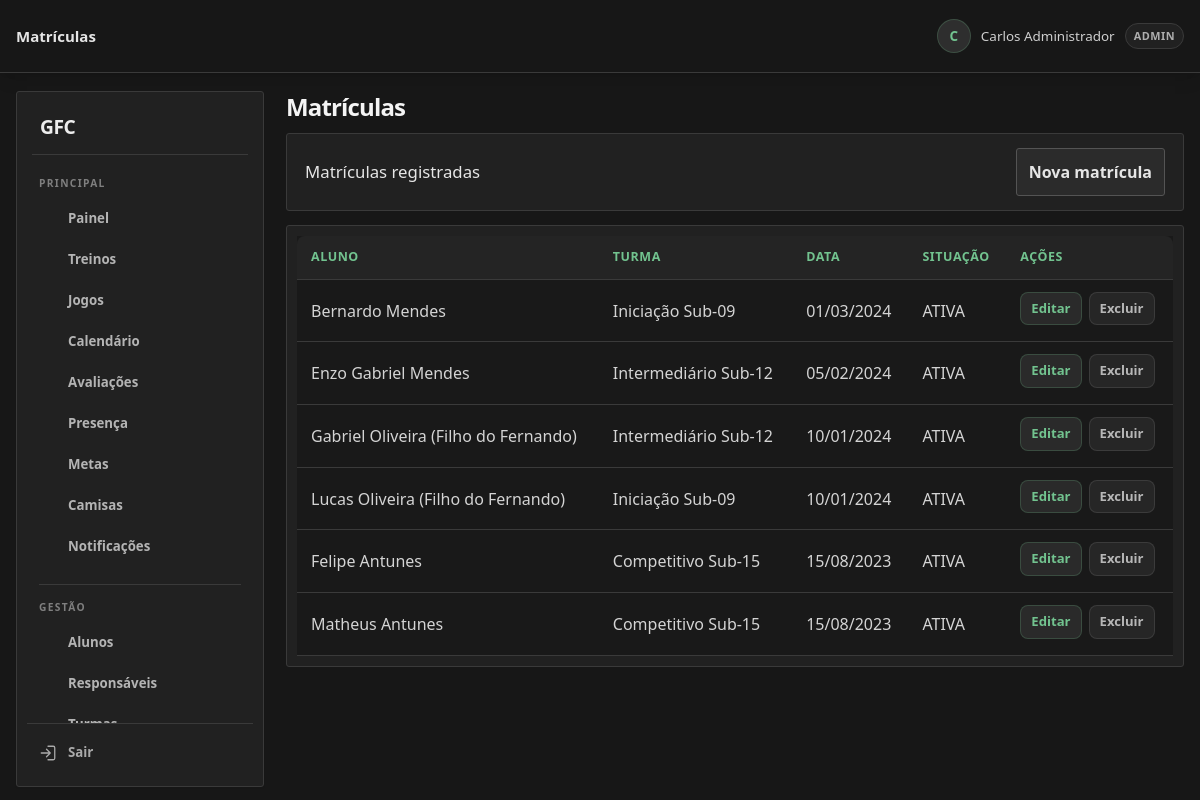
The page /matriculas.php (signed in) on the database its author committed.
### tables this page shows
CREATE TABLE TB_MATRICULA (
    COD_MATRICULA INT AUTO_INCREMENT PRIMARY KEY,
    COD_ALUNO INT NOT NULL,
    COD_TURMA INT NOT NULL,
    DATA_MATRICULA DATE NOT NULL,
    STATUS ENUM('ATIVA', 'ENCERRADA') NOT NULL DEFAULT 'ATIVA',
    CRIADO_EM TIMESTAMP DEFAULT CURRENT_TIMESTAMP,
    FOREIGN KEY (COD_ALUNO) REFERENCES TB_ALUNO(COD_ALUNO) ON DELETE CASCADE,
    FOREIGN KEY (COD_TURMA) REFERENCES TB_TURMA(COD_TURMA) ON DELETE CASCADE,
    UNIQUE (COD_ALUNO, COD_TURMA)
);

CREATE TABLE TB_ALUNO (
    COD_ALUNO INT AUTO_INCREMENT PRIMARY KEY,
    COD_ESCOLINHA INT NOT NULL,
    COD_RESPONSAVEL INT NOT NULL,
    COD_USUARIO INT NULL UNIQUE,
    NOME VARCHAR(100) NOT NULL,
    DATA_NASCIMENTO DATE NOT NULL,
    POSICAO VARCHAR(30) DEFAULT 'Meio-Campo',
    NUMERO_CAMISA INT NULL,
    STATUS ENUM('ATIVO', 'INATIVO', 'PENDENTE') DEFAULT 'ATIVO',
    NUMERO_CAMISA_ATIVO INT GENERATED ALWAYS AS (CASE WHEN STATUS = 'ATIVO' THEN NUMERO_CAMISA END) STORED,
    UNIQUE KEY UQ_ALUNO_CAMISA_ATIVA (COD_ESCOLINHA, NUMERO_CAMISA_ATIVO),
    DATA_MATRICULA DATE DEFAULT (CURRENT_DATE),
    OBSERVACOES_MEDICAS TEXT NULL,
    CRIADO_EM TIMESTAMP DEFAULT CURRENT_TIMESTAMP,
    FOREIGN KEY (COD_ESCOLINHA) REFERENCES TB_ESCOLINHA(COD_ESCOLINHA) ON DELETE CASCADE,
    FOREIGN KEY (COD_RESPONSAVEL) REFERENCES TB_RESPONSAVEL(COD_RESPONSAVEL) ON DELETE RESTRICT,
    FOREIGN KEY (COD_USUARIO) REFERENCES TB_USUARIO(COD_USUARIO) ON DELETE SET NULL
);

CREATE TABLE TB_TURMA (
    COD_TURMA INT AUTO_INCREMENT PRIMARY KEY,
    COD_ESCOLINHA INT NOT NULL,
    COD_PROFESSOR INT NULL,
    NOME VARCHAR(50) NOT NULL,
    FAIXA_ETARIA VARCHAR(30) NOT NULL,
    DIAS_TREINO VARCHAR(100) NOT NULL,
    HORARIO VARCHAR(50) NOT NULL,
    CAPACIDADE INT DEFAULT 25,
    ATIVA TINYINT(1) DEFAULT 1,
    CRIADO_EM TIMESTAMP DEFAULT CURRENT_TIMESTAMP,
    FOREIGN KEY (COD_ESCOLINHA) REFERENCES TB_ESCOLINHA(COD_ESCOLINHA) ON DELETE CASCADE,
    FOREIGN KEY (COD_PROFESSOR) REFERENCES TB_USUARIO(COD_USUARIO) ON DELETE SET NULL
);

### includes/helpers.php (called while the page is built, shortened)
<?php
function e($value) {
    return htmlspecialchars((string) $value, ENT_QUOTES, 'UTF-8');
}

### matriculas.php (the view, shortened to what this page needs)
<?php
require_once __DIR__ . '/includes/layout.php'; require_once __DIR__ . '/config/database.php';
checkRole(['ADMIN', 'SECRETARIA']); $db = getDB(); $escolinha = currentEscolinhaId(); $edit = null;
$q=$db->prepare("SELECT COD_ALUNO,NOME,DATA_NASCIMENTO FROM TB_ALUNO WHERE COD_ESCOLINHA=? AND (STATUS='ATIVO' OR COD_ALUNO=?) ORDER BY NOME");$q->execute([$escolinha, (int)($edit['COD_ALUNO']??0)]);$alunos=$q->fetchAll();$q=$db->prepare('SELECT COD_TURMA,NOME,FAIXA_ETARIA FROM TB_TURMA WHERE COD_ESCOLINHA=? AND (ATIVA=1 OR COD_TURMA=?) ORDER BY NOME');$q->execute([$escolinha, (int)($edit['COD_TURMA']??0)]);$turmas=$q->fetchAll();$q=$db->prepare('SELECT m.*,a.NOME AS ALUNO,t.NOME AS TURMA FROM TB_MATRICULA m JOIN TB_ALUNO a ON a.COD_ALUNO=m.COD_ALUNO JOIN TB_TURMA t ON t.COD_TURMA=m.COD_TURMA WHERE a.COD_ESCOLINHA=? ORDER BY m.STATUS,m.DATA_MATRICULA DESC');$q->execute([$escolinha]);$lista=$q->fetchAll();
?>
<section><div><table><thead><tr><th>Aluno</th><th>Turma</th><th>Data</th><th>Situação</th><th>Ações</th></tr></thead><tbody><?php foreach($lista as $m):?><tr><td><?=e($m['ALUNO'])?></td><td><?=e($m['TURMA'])?></td><td><?=e(date('d/m/Y',strtotime($m['DATA_MATRICULA'])))?></td><td><?=e($m['STATUS'])?></td><td><button type="button" class="acao-tabela" data-modal-url="matriculas.php?mini=1&amp;editar=<?=(int)$m['COD_MATRICULA']?>" data-modal-titulo="Editar matrícula">Editar</button><form method="post" data-confirm-submit="Remover esta matrícula?"><input type="hidden" name="csrf_token" value="<?=e(csrfToken())?>"><input type="hidden" name="action" value="delete"><input type="hidden" name="id" value="<?=(int)$m['COD_MATRICULA']?>"><button>Excluir</button></form></td></tr><?php endforeach;?></tbody></table></div></section><?php pageEnd();?>

### rows shown on the page
tb_matricula: COD_ALUNO.NOME "Bernardo Mendes", COD_TURMA.NOME "Iniciação Sub-09", DATA_MATRICULA "01/03/2024", STATUS "ATIVA"
tb_matricula: COD_ALUNO.NOME "Enzo Gabriel Mendes", COD_TURMA.NOME "Intermediário Sub-12", DATA_MATRICULA "05/02/2024", STATUS "ATIVA"
tb_matricula: COD_ALUNO.NOME "Gabriel Oliveira (Filho do Fernando)", COD_TURMA.NOME "Intermediário Sub-12", DATA_MATRICULA "10/01/2024", STATUS "ATIVA"
tb_matricula: COD_ALUNO.NOME "Lucas Oliveira (Filho do Fernando)", COD_TURMA.NOME "Iniciação Sub-09", DATA_MATRICULA "10/01/2024", STATUS "ATIVA"
tb_matricula: COD_ALUNO.NOME "Felipe Antunes", COD_TURMA.NOME "Competitivo Sub-15", DATA_MATRICULA "15/08/2023", STATUS "ATIVA"
tb_matricula: COD_ALUNO.NOME "Matheus Antunes", COD_TURMA.NOME "Competitivo Sub-15", DATA_MATRICULA "15/08/2023", STATUS "ATIVA"

### other values the page prints
$title "Matrículas"
$_SESSION['username'] "Carlos Administrador"
$_SESSION['user_role'] "ADMIN"
$titulosRecursos[$title] "Matrículas registradas"
$acao[0] "Nova matrícula"
